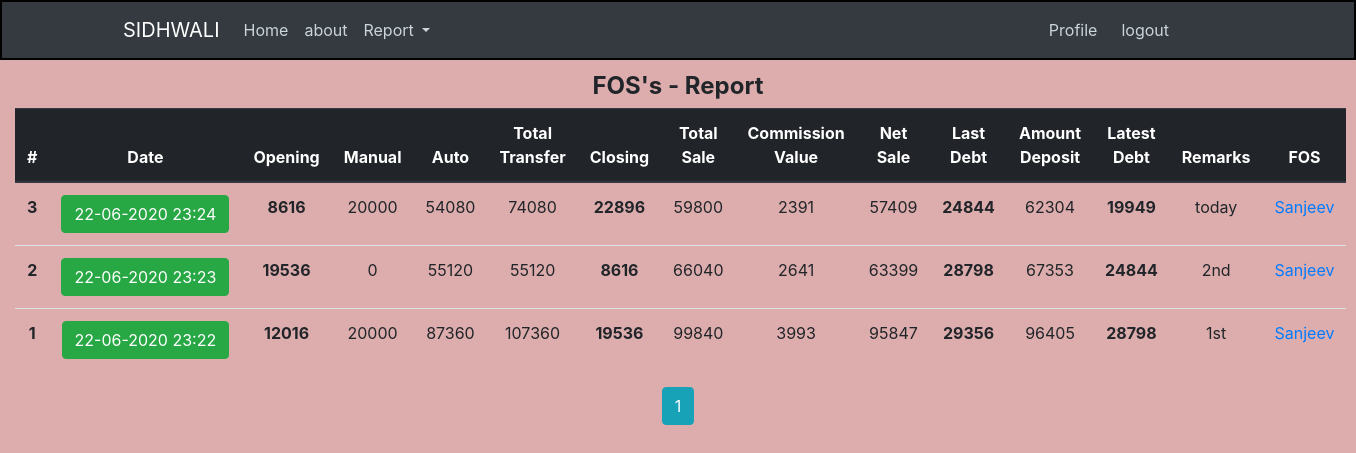
The page /home/hisaab/report (signed in) on the database its author committed.
### crm/models.py (models this page shows, shortened)
class Hisaab(db.Model):
    id = db.Column(db.Integer, primary_key=True)
    date = db.Column(db.DateTime, nullable=False, default=datetime.now)
    open_bal = db.Column(db.Integer, nullable=False, default=0)
    manual_trans = db.Column(db.Integer, nullable=False, default=0)
    auto_trans = db.Column(db.Integer, nullable=False, default=0)
    closing = db.Column(db.Integer, nullable=False, default=0)
    total_trans = db.Column(db.Integer, default=0)
    total_sale = db.Column(db.Integer, default=0)
    commission_value = db.Column(db.Integer, default=0)
    net_sale = db.Column(db.Integer, default=0)
    last_debt = db.Column(db.Integer, nullable=False, default=0)
    amt_received = db.Column(db.Integer, nullable=False, default=0)
    latest_debt = db.Column(db.Integer, default=0)
    remarks = db.Column(db.Text, nullable=False)
    user_id = db.Column(db.Integer, db.ForeignKey("user.id"), nullable=False)

class User(db.Model, UserMixin):
    id = db.Column(db.Integer, primary_key=True)
    username = db.Column(db.String(20), unique=True, nullable=False)
    email = db.Column(db.String(120), unique=True, nullable=False)
    image_file = db.Column(db.String(20), nullable=False, default="default.jpeg")
    password = db.Column(db.String(20), nullable=False)
    pos_id = db.Column(db.Integer, unique=True, nullable=False)
    hisaab = db.relationship("Hisaab", backref="fos", lazy="dynamic")

### crm/routes.py (the view)
@app.route("/home/hisaab/report")
@login_required
def report():
    page = request.args.get("page", 1, type=int)
    hisaab = Hisaab.query.order_by(Hisaab.date.desc()).paginate(page=page, per_page=5)
    return render_template("report.html", title="Report", hisaab=hisaab, admin=admin)

### crm/models.py (called while the page is built)
@login_manager.user_loader
def load_user(user_id):
    return User.query.get(int(user_id))

### crm/templates/report.html
{% extends "index.html" %}
{% block content  %}
<div class="container-fluid text-center mt-2">
   {% if current_user.username == admin %}
   <legend class="font-weight-bold mb-1">FOS's - Report</legend>
   <table class="table">
      <thead class="thead-dark">
         <tr>
            <th scope="col">#</th>
            <th scope="col">Date</th>
            <th scope="col">Opening</th>
            <th scope="col">Manual</th>
            <th scope="col">Auto</th>
            <th scope="col">Total Transfer</th>
            <th scope="col">Closing</th>
            <th scope="col">Total Sale</th>
            <th scope="col">Commission Value</th>
            <th scope="col">Net Sale</th>
            <th scope="col">Last Debt</th>
            <th scope="col">Amount Deposit</th>
            <th scope="col">Latest Debt</th>
            <th scope="col">Remarks</th>
            <th scope="col">FOS</th>
         </tr>
      </thead>
      <tbody>
         {% for hisaab in hisaab.items %}
         <tr>
            <th scope="row">{{ hisaab.id }}</th>
            <td><a class="btn btn-success"
                  href="{{ url_for('single_hisaab', hisaab_id=hisaab.id) }}">{{ hisaab.date.strftime("%d-%m-%Y %H:%M") }}</a>
            </td>
            <td><strong>{{ hisaab.open_bal }}</strong></td>
            <td>{{ hisaab.manual_trans }}</td>
            <td>{{ hisaab.auto_trans }}</td>
            <td>{{ hisaab.total_trans }}</td>
            <td><strong>{{ hisaab.closing }}</strong></td>
            <td>{{ hisaab.total_sale }}</td>
            <td>{{ hisaab.commission_value }}</td>
            <td>{{ hisaab.net_sale }}</td>
            <td><strong>{{ hisaab.last_debt }}</strong></td>
            <td>{{ hisaab.amt_received }}</td>
            <td><strong>{{ hisaab.latest_debt }}</strong></td>
            <td>{{ hisaab.remarks }}</td>
            <td><a href="{{ url_for('user_hisaab', username=hisaab.fos.username) }}">{{ hisaab.fos.username }}</a></td>
         </tr>
         {% endfor %}
      </tbody>
   </table>
   {% for page_num in hisaab.iter_pages(left_edge=1, right_edge=1, left_current=1, right_current=3) %}
   {% if page_num %}
   {% if hisaab.page == page_num %}
   <a class="btn btn-info mb-4" href="{{ url_for('report', page=page_num) }}">{{ page_num }}</a>
   {% else %}
   <a class="btn btn-outline-info mb-4" href="{{ url_for('report', page=page_num) }}">{{ page_num }}</a>
   {% endif %}
   {% else %}
   ...
   {% endif %}
   {% endfor %}
   {% endif %}
</div>
{% endblock content %}

### crm/static/main.css (style rules this page uses)
body { background-color: rgb(221, 173, 173); }

### rows shown on the page
Hisaab: id "3", date "22-06-2020 23:24", open_bal "8616", manual_trans "20000", auto_trans "54080", total_trans "74080", closing "22896", total_sale "59800", commission_value "2391", net_sale "57409", last_debt "24844", amt_received "62304", latest_debt "19949", remarks "today", fos.username "Sanjeev"
Hisaab: id "2", date "22-06-2020 23:23", open_bal "19536", manual_trans "0", auto_trans "55120", total_trans "55120", closing "8616", total_sale "66040", commission_value "2641", net_sale "63399", last_debt "28798", amt_received "67353", latest_debt "24844", remarks "2nd", fos.username "Sanjeev"
Hisaab: id "1", date "22-06-2020 23:22", open_bal "12016", manual_trans "20000", auto_trans "87360", total_trans "107360", closing "19536", total_sale "99840", commission_value "3993", net_sale "95847", last_debt "29356", amt_received "96405", latest_debt "28798", remarks "1st", fos.username "Sanjeev"

### other values the page prints
{{ page_num }} "1"
